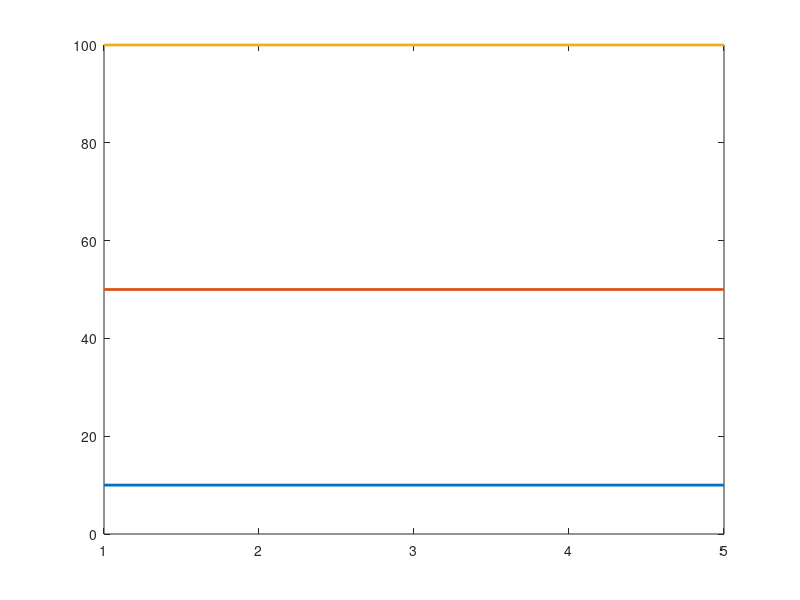

This figure's MATLAB source: (Note: this script raises an error after producing the figure.)
clear; clc; close all

% Dummy image
x = 1:5;
y1 = 10*ones(size(x));
y2 = 50*ones(size(x));
y3 = 100*ones(size(x));

% Plot settings
api = struct(...
    'AxesFontSize',  20,...
    'AxesLineWidth', 2,...
    'LegendFontSize', 13,...
    'Axis', [],...
    'XLabel', true,...
    'YLabel', true,...
    'XLabelStr', 'displacement (in wavelengths)',...
    'YLabelStr', [],...
    'YAxisTickValues', []);
plot_line_width = 2;
plot_marker_size = 3.5;

% Plot FIRST image
figure(1)
plot(x,y1,'LineWidth',plot_line_width); hold on
plot(x,y2,'LineWidth',plot_line_width); hold on
plot(x,y3,'LineWidth',plot_line_width); hold off

% Plot formatting
api.XLabel = true;
api.YLabel = true;
api.YLabelStr = 'nRMSE (\%)';
api.Axis = [0.5 5.5 0 120];
api.YAxisTickValues = 0:10:120;
nice_plot(api);

% Get reference axis and figure
ref_ax = gca;
ref_fig = gcf;
pos = get(ref_fig,'position')
set(gcf,'position',[pos(1) pos(2) 1.6*pos(3) pos(4)])
set(gca,'position',get(ref_ax,'position'))


% Plot SECOND image
figure(2)
plot(x,100*y1,'LineWidth',plot_line_width); hold on
plot(x,100*y2,'LineWidth',plot_line_width); hold on
plot(x,100*y3,'LineWidth',plot_line_width); hold off

% Plot formatting
api.XLabel = true;
api.YLabel = false;
api.YLabelStr = 'nRMSE (\%)';
api.Axis = [0.5 5.5 0 100*120];
api.YAxisTickValues = 0:10*100:100*120;
api.YAxisExponent = 3;
nice_plot(api);

pos = get(ref_fig,'position')
set(gcf,'position',pos)
set(gca,'position',get(ref_ax,'position'))